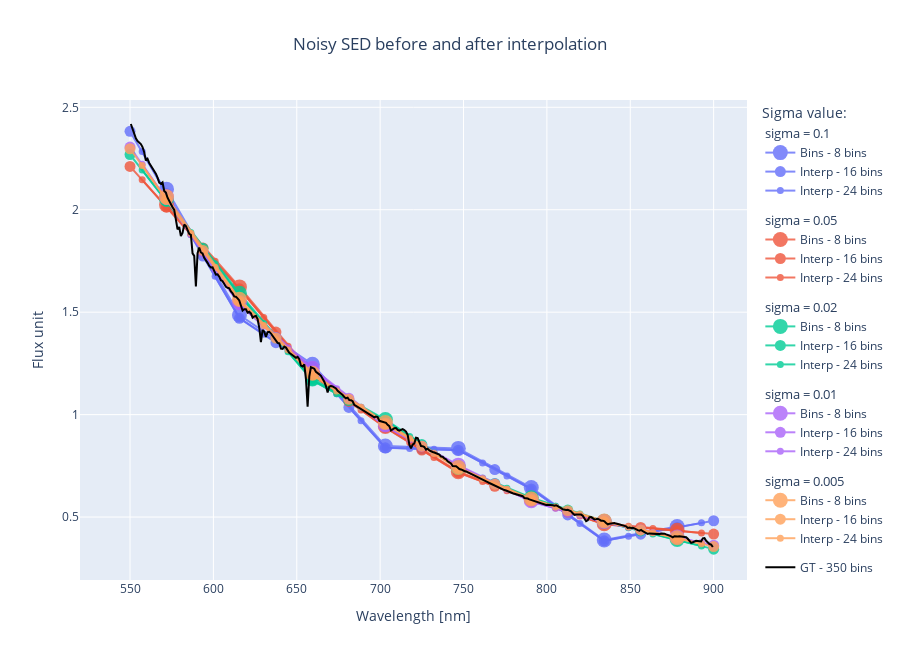

Notebook code for this chart:
### Markdown cell above
# Final analysis

We will change some aspects of the simulation to see if the number of SED points has a meaningful impact even if the measurements are noisy. Wi will modify two aspects of the polychromatic PSF generation.

- Use linear interpolation instead of cubic splines for the new SED points.
- Make noise proportional to each bin value. Constant SED of 1/N assumption doesn't holds.

### Code cell
# Apply various interpolations to one SED and compare to ground truth
test_SED = SED_list[display_star]
filt_SED = gen_poly_fieldPSF.sim_psf_toolkit.filter_SED(test_SED,8)

interp_kind = 'linear'
# Do not allow extrapolation
gen_poly_fieldPSF.sim_psf_toolkit.extrapolate = True

colors = plotly.colors.qualitative.Plotly

fig = go.Figure()

for idx,sigma in enumerate(sigma_list):
    filt_SED = gen_poly_fieldPSF.sim_psf_toolkit.filter_SED(test_SED,8)
    # Add noise and normalise. Noise is scaled for each bin value.
    filt_SED[:,1] = filt_SED[:,1] + gen_poly_fieldPSF.sim_psf_toolkit.SED_gen_noise(len(filt_SED), sigma) * (filt_SED[:,1])
    filt_SED[:,1] = filt_SED[:,1]/np.sum(filt_SED[:,1])
    interp_SED_1 = gen_poly_fieldPSF.sim_psf_toolkit.interp_SED(filt_SED, 1, 8, interp_kind)
    interp_SED_2 = gen_poly_fieldPSF.sim_psf_toolkit.interp_SED(filt_SED, 2, 8, interp_kind)
    # Plot traces
    fig.add_trace(go.Scatter(x=filt_SED[:,0],y=filt_SED[:,1]*len(filt_SED),name='Bins - 8 bins',marker=dict(size=15),
                line=dict(color=colors[idx]),legendgroup=sigma,legendgrouptitle_text='sigma = {}'.format(sigma),opacity=0.8))
    fig.add_trace(go.Scatter(x=interp_SED_1[:,0],y=interp_SED_1[:,1]*sum(interp_SED_1[:,2])/interp_SED_1[:,2],name='Interp - 16 bins',marker=dict(size=11),
                line=dict(color=colors[idx]),legendgroup=sigma,legendgrouptitle_text='sigma = {}'.format(sigma),opacity=0.8))
    fig.add_trace(go.Scatter(x=interp_SED_2[:,0],y=interp_SED_2[:,1]*sum(interp_SED_2[:,2])/interp_SED_2[:,2],name='Interp - 24 bins',mode='lines+markers',marker=dict(size=7),
                line=dict(color=colors[idx]),legendgroup=sigma,legendgrouptitle_text='sigma = {}'.format(sigma),opacity=0.8))

fig.add_trace(go.Scatter(x=test_SED[:,0],y=test_SED[:,1]*len(test_SED),name='GT - 350 bins',
            line=dict(color='black')))

fig.update_layout(legend_title_text='Sigma value:', title={'text':'Noisy SED before and after interpolation', 'x':0.5}, width=900, height=660,
                    xaxis=dict(range=[520, 920]))

fig.update_xaxes(title_text="Wavelength [nm]")
fig.update_yaxes(title_text="Flux unit")

#fig.write_image('../outputs/plots/noisy_SED_interp_LINEAR_vs_GT.pdf', engine='kaleido')
fig.show()

### Figure 1 — Plotly figure (JSON) as saved in the notebook; plotly's stock layout.template omitted (floating-point values rounded to 4 significant figures; data arrays with more than 128 entries replaced by an {"elided": "..."} marker saying what was removed)
{"data": [{"legendgroup": "0.1", "legendgrouptitle": {"text": "sigma = 0.1"}, "line": {"color": "#636EFA"}, "marker": {"size": 15}, "name": "Bins - 8 bins", "opacity": 0.8, "type": "scatter", "x": [571.9, 615.6, 659.4, 703.1, 746.9, 790.6, 834.4, 878.1], "y": [2.1, 1.486, 1.246, 0.8468, 0.8351, 0.6438, 0.3881, 0.4542]}, {"legendgroup": "0.1", "legendgrouptitle": {"text": "sigma = 0.1"}, "line": {"color": "#636EFA"}, "marker": {"size": 11}, "name": "Interp - 16 bins", "opacity": 0.8, "type": "scatter", "x": [550, 571.9, 593.8, 615.6, 637.5, 659.4, 681.2, 703.1, 725, 746.9, 768.8, 790.6, 812.5, 834.4, 856.2, 878.1, 900], "y": [2.383, 2.078, 1.774, 1.47, 1.351, 1.233, 1.035, 0.8379, 0.8321, 0.8263, 0.7317, 0.637, 0.5105, 0.384, 0.4167, 0.4494, 0.4821]}, {"legendgroup": "0.1", "legendgrouptitle": {"text": "sigma = 0.1"}, "line": {"color": "#636EFA"}, "marker": {"size": 7}, "mode": "lines+markers", "name": "Interp - 24 bins", "opacity": 0.8, "type": "scatter", "x": [557.3, 571.9, 586.5, 601.0, 615.6, 630.2, 644.8, 659.4, 674.0, 688.5, 703.1, 717.7, 732.3, 746.9, 761.5, 776.0, 790.6, 805.2, 819.8, 834.4, 849.0, 863.5, 878.1, 892.7], "y": [2.284, 2.081, 1.878, 1.675, 1.472, 1.393, 1.313, 1.234, 1.102, 0.9706, 0.8389, 0.835, 0.8312, 0.8273, 0.7641, 0.7009, 0.6377, 0.5533, 0.4689, 0.3845, 0.4063, 0.4281, 0.4499, 0.4717]}, {"legendgroup": "0.05", "legendgrouptitle": {"text": "sigma = 0.05"}, "line": {"color": "#EF553B"}, "marker": {"size": 15}, "name": "Bins - 8 bins", "opacity": 0.8, "type": "scatter", "x": [571.9, 615.6, 659.4, 703.1, 746.9, 790.6, 834.4, 878.1], "y": [2.024, 1.623, 1.199, 0.9422, 0.7214, 0.5867, 0.4678, 0.4354]}, {"legendgroup": "0.05", "legendgrouptitle": {"text": "sigma = 0.05"}, "line": {"color": "#EF553B"}, "marker": {"size": 11}, "name": "Interp - 16 bins", "opacity": 0.8, "type": "scatter", "x": [550, 571.9, 593.8, 615.6, 637.5, 659.4, 681.2, 703.1, 725, 746.9, 768.8, 790.6, 812.5, 834.4, 856.2, 878.1, 900], "y": [2.211, 2.012, 1.813, 1.614, 1.403, 1.192, 1.065, 0.9369, 0.8271, 0.7173, 0.6504, 0.5834, 0.5242, 0.4651, 0.449, 0.4329, 0.4168]}, {"legendgroup": "0.05", "legendgrouptitle": {"text": "sigma = 0.05"}, "line": {"color": "#EF553B"}, "marker": {"size": 7}, "mode": "lines+markers", "name": "Interp - 24 bins", "opacity": 0.8, "type": "scatter", "x": [557.3, 571.9, 586.5, 601.0, 615.6, 630.2, 644.8, 659.4, 674.0, 688.5, 703.1, 717.7, 732.3, 746.9, 761.5, 776.0, 790.6, 805.2, 819.8, 834.4, 849.0, 863.5, 878.1, 892.7], "y": [2.146, 2.014, 1.881, 1.748, 1.615, 1.474, 1.334, 1.193, 1.108, 1.023, 0.9375, 0.8642, 0.791, 0.7178, 0.6731, 0.6284, 0.5838, 0.5443, 0.5049, 0.4654, 0.4547, 0.4439, 0.4332, 0.4225]}, {"legendgroup": "0.02", "legendgrouptitle": {"text": "sigma = 0.02"}, "line": {"color": "#00CC96"}, "marker": {"size": 15}, "name": "Bins - 8 bins", "opacity": 0.8, "type": "scatter", "x": [571.9, 615.6, 659.4, 703.1, 746.9, 790.6, 834.4, 878.1], "y": [2.052, 1.592, 1.174, 0.9756, 0.742, 0.5946, 0.4794, 0.3902]}, {"legendgroup": "0.02", "legendgrouptitle": {"text": "sigma = 0.02"}, "line": {"color": "#00CC96"}, "marker": {"size": 11}, "name": "Interp - 16 bins", "opacity": 0.8, "type": "scatter", "x": [550, 571.9, 593.8, 615.6, 637.5, 659.4, 681.2, 703.1, 725, 746.9, 768.8, 790.6, 812.5, 834.4, 856.2, 878.1, 900], "y": [2.269, 2.04, 1.812, 1.583, 1.375, 1.167, 1.069, 0.97, 0.8538, 0.7377, 0.6644, 0.5912, 0.5339, 0.4767, 0.4323, 0.3879, 0.3435]}, {"legendgroup": "0.02", "legendgrouptitle": {"text": "sigma = 0.02"}, "line": {"color": "#00CC96"}, "marker": {"size": 7}, "mode": "lines+markers", "name": "Interp - 24 bins", "opacity": 0.8, "type": "scatter", "x": [557.3, 571.9, 586.5, 601.0, 615.6, 630.2, 644.8, 659.4, 674.0, 688.5, 703.1, 717.7, 732.3, 746.9, 761.5, 776.0, 790.6, 805.2, 819.8, 834.4, 849.0, 863.5, 878.1, 892.7], "y": [2.194, 2.042, 1.889, 1.736, 1.584, 1.445, 1.307, 1.168, 1.102, 1.036, 0.9706, 0.8931, 0.8157, 0.7382, 0.6893, 0.6404, 0.5915, 0.5533, 0.5152, 0.477, 0.4474, 0.4178, 0.3882, 0.3586]}, {"legendgroup": "0.01", "legendgrouptitle": {"text": "sigma = 0.01"}, "line": {"color": "#AB63FA"}, "marker": {"size": 15}, "name": "Bins - 8 bins", "opacity": 0.8, "type": "scatter", "x": [571.9, 615.6, 659.4, 703.1, 746.9, 790.6, 834.4, 878.1], "y": [2.064, 1.547, 1.226, 0.9497, 0.7533, 0.5798, 0.4779, 0.4026]}, {"legendgroup": "0.01", "legendgrouptitle": {"text": "sigma = 0.01"}, "line": {"color": "#AB63FA"}, "marker": {"size": 11}, "name": "Interp - 16 bins", "opacity": 0.8, "type": "scatter", "x": [550, 571.9, 593.8, 615.6, 637.5, 659.4, 681.2, 703.1, 725, 746.9, 768.8, 790.6, 812.5, 834.4, 856.2, 878.1, 900], "y": [2.306, 2.049, 1.793, 1.537, 1.377, 1.217, 1.08, 0.9432, 0.8457, 0.7482, 0.662, 0.5758, 0.5252, 0.4746, 0.4372, 0.3999, 0.3625]}, {"legendgroup": "0.01", "legendgrouptitle": {"text": "sigma = 0.01"}, "line": {"color": "#AB63FA"}, "marker": {"size": 7}, "mode": "lines+markers", "name": "Interp - 24 bins", "opacity": 0.8, "type": "scatter", "x": [557.3, 571.9, 586.5, 601.0, 615.6, 630.2, 644.8, 659.4, 674.0, 688.5, 703.1, 717.7, 732.3, 746.9, 761.5, 776.0, 790.6, 805.2, 819.8, 834.4, 849.0, 863.5, 878.1, 892.7], "y": [2.222, 2.051, 1.88, 1.709, 1.538, 1.431, 1.325, 1.218, 1.127, 1.035, 0.9439, 0.8789, 0.8138, 0.7488, 0.6913, 0.6338, 0.5763, 0.5425, 0.5087, 0.475, 0.45, 0.4251, 0.4002, 0.3753]}, {"legendgroup": "0.005", "legendgrouptitle": {"text": "sigma = 0.005"}, "line": {"color": "#FFA15A"}, "marker": {"size": 15}, "name": "Bins - 8 bins", "opacity": 0.8, "type": "scatter", "x": [571.9, 615.6, 659.4, 703.1, 746.9, 790.6, 834.4, 878.1], "y": [2.063, 1.563, 1.202, 0.9614, 0.7417, 0.5883, 0.4811, 0.3992]}, {"legendgroup": "0.005", "legendgrouptitle": {"text": "sigma = 0.005"}, "line": {"color": "#FFA15A"}, "marker": {"size": 11}, "name": "Interp - 16 bins", "opacity": 0.8, "type": "scatter", "x": [550, 571.9, 593.8, 615.6, 637.5, 659.4, 681.2, 703.1, 725, 746.9, 768.8, 790.6, 812.5, 834.4, 856.2, 878.1, 900], "y": [2.298, 2.05, 1.801, 1.553, 1.374, 1.194, 1.075, 0.9551, 0.846, 0.7369, 0.6607, 0.5845, 0.5312, 0.478, 0.4373, 0.3966, 0.3558]}, {"legendgroup": "0.005", "legendgrouptitle": {"text": "sigma = 0.005"}, "line": {"color": "#FFA15A"}, "marker": {"size": 7}, "mode": "lines+markers", "name": "Interp - 24 bins", "opacity": 0.8, "type": "scatter", "x": [557.3, 571.9, 586.5, 601.0, 615.6, 630.2, 644.8, 659.4, 674.0, 688.5, 703.1, 717.7, 732.3, 746.9, 761.5, 776.0, 790.6, 805.2, 819.8, 834.4, 849.0, 863.5, 878.1, 892.7], "y": [2.217, 2.051, 1.885, 1.72, 1.554, 1.435, 1.315, 1.195, 1.115, 1.036, 0.9558, 0.883, 0.8102, 0.7375, 0.6866, 0.6357, 0.5849, 0.5494, 0.5139, 0.4784, 0.4512, 0.424, 0.3969, 0.3697]}, {"line": {"color": "black"}, "name": "GT - 350 bins", "type": "scatter", "x": {"elided": "350 float values"}, "y": {"elided": "350 float values"}}], "layout": {"height": 660, "legend": {"title": {"text": "Sigma value:"}}, "title": {"text": "Noisy SED before and after interpolation", "x": 0.5}, "width": 900, "xaxis": {"range": [520, 920], "title": {"text": "Wavelength [nm]"}}, "yaxis": {"title": {"text": "Flux unit"}}}}
